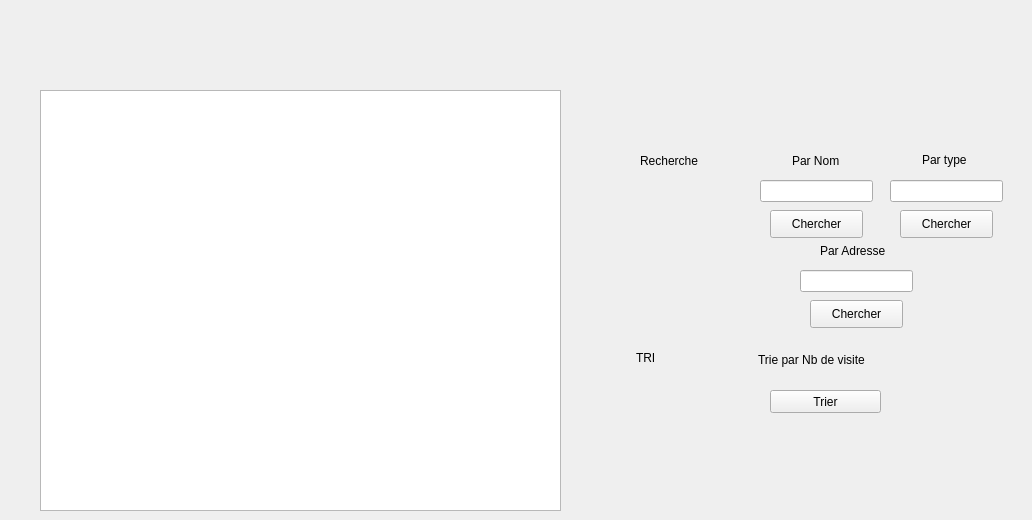
      <widget class="QWidget" name="tab_7">
       <attribute name="title">
        <string>Recherche</string>
       </attribute>
       <widget class="QLabel" name="label_112">
        <property name="geometry">
         <rect>
          <x>640</x>
          <y>150</y>
          <width>91</width>
          <height>21</height>
         </rect>
        </property>
        <property name="text">
         <string>Recherche</string>
        </property>
       </widget>
       <widget class="QLabel" name="label_113">
        <property name="geometry">
         <rect>
          <x>758</x>
          <y>350</y>
          <width>131</width>
          <height>20</height>
         </rect>
        </property>
        <property name="text">
         <string>Trie par Nb de visite</string>
        </property>
       </widget>
       <widget class="QLabel" name="label_114">
        <property name="geometry">
         <rect>
          <x>792</x>
          <y>150</y>
          <width>91</width>
          <height>21</height>
         </rect>
        </property>
        <property name="text">
         <string>Par Nom </string>
        </property>
       </widget>
       <widget class="QLabel" name="label_115">
        <property name="geometry">
         <rect>
          <x>922</x>
          <y>150</y>
          <width>101</width>
          <height>20</height>
         </rect>
        </property>
        <property name="text">
         <string>Par type</string>
        </property>
       </widget>
       <widget class="QPushButton" name="trier_nb">
        <property name="geometry">
         <rect>
          <x>770</x>
          <y>390</y>
          <width>111</width>
          <height>23</height>
         </rect>
        </property>
        <property name="text">
         <string>Trier</string>
        </property>
       </widget>
       <widget class="QLabel" name="label_116">
        <property name="geometry">
         <rect>
          <x>636</x>
          <y>350</y>
          <width>41</width>
          <height>16</height>
         </rect>
        </property>
        <property name="text">
         <string>TRI</string>
        </property>
       </widget>
       <widget class="QLabel" name="label_117">
        <property name="geometry">
         <rect>
          <x>820</x>
          <y>240</y>
          <width>91</width>
          <height>21</height>
         </rect>
        </property>
        <property name="text">
         <string>Par Adresse</string>
        </property>
       </widget>
       <widget class="QPushButton" name="cherchernom">
        <property name="geometry">
         <rect>
          <x>770</x>
          <y>210</y>
          <width>93</width>
          <height>28</height>
         </rect>
        </property>
        <property name="text">
         <string>Chercher</string>
        </property>
       </widget>
       <widget class="QLineEdit" name="nomrecher">
        <property name="geometry">
         <rect>
          <x>760</x>
          <y>180</y>
          <width>113</width>
          <height>22</height>
         </rect>
        </property>
       </widget>
       <widget class="QPushButton" name="cherchertype">
        <property name="geometry">
         <rect>
          <x>900</x>
          <y>210</y>
          <width>93</width>
          <height>28</height>
         </rect>
        </property>
        <property name="text">
         <string>Chercher</string>
        </property>
       </widget>
       <widget class="QLineEdit" name="typerecher">
        <property name="geometry">
         <rect>
          <x>890</x>
          <y>180</y>
          <width>113</width>
          <height>22</height>
         </rect>
        </property>
       </widget>
       <widget class="QPushButton" name="chercheradresse">
        <property name="geometry">
         <rect>
          <x>810</x>
          <y>300</y>
          <width>93</width>
          <height>28</height>
         </rect>
        </property>
        <property name="text">
         <string>Chercher</string>
        </property>
       </widget>
       <widget class="QLineEdit" name="adresserecher">
        <property name="geometry">
         <rect>
          <x>800</x>
          <y>270</y>
          <width>113</width>
          <height>22</height>
         </rect>
        </property>
       </widget>
       <widget class="QTableView" name="tab_affrecherche">
        <property name="geometry">
         <rect>
          <x>40</x>
          <y>90</y>
          <width>521</width>
          <height>421</height>
         </rect>
        </property>
       </widget>
      </widget>
